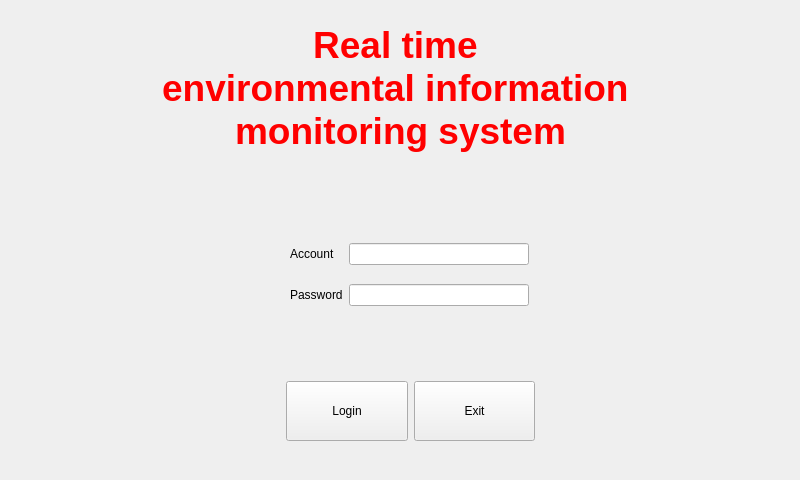
<?xml version="1.0" encoding="UTF-8"?>
<ui version="4.0">
 <class>MainWindow</class>
 <widget class="QMainWindow" name="MainWindow">
  <property name="enabled">
   <bool>true</bool>
  </property>
  <property name="geometry">
   <rect>
    <x>0</x>
    <y>0</y>
    <width>800</width>
    <height>480</height>
   </rect>
  </property>
  <property name="minimumSize">
   <size>
    <width>800</width>
    <height>480</height>
   </size>
  </property>
  <property name="maximumSize">
   <size>
    <width>800</width>
    <height>480</height>
   </size>
  </property>
  <property name="windowTitle">
   <string>公寓信息实时监测系统</string>
  </property>
  <widget class="QWidget" name="centralWidget">
   <widget class="QWidget" name="horizontalLayoutWidget">
    <property name="geometry">
     <rect>
      <x>275</x>
      <y>370</y>
      <width>271</width>
      <height>80</height>
     </rect>
    </property>
    <layout class="QHBoxLayout" name="horizontalLayout">
     <item>
      <widget class="QPushButton" name="login">
       <property name="minimumSize">
        <size>
         <width>120</width>
         <height>60</height>
        </size>
       </property>
       <property name="text">
        <string>Login</string>
       </property>
      </widget>
     </item>
     <item>
      <layout class="QHBoxLayout" name="horizontalLayout_2"/>
     </item>
     <item>
      <widget class="QPushButton" name="exit">
       <property name="minimumSize">
        <size>
         <width>120</width>
         <height>60</height>
        </size>
       </property>
       <property name="text">
        <string>Exit</string>
       </property>
      </widget>
     </item>
    </layout>
   </widget>
   <widget class="QWidget" name="gridLayoutWidget">
    <property name="geometry">
     <rect>
      <x>279</x>
      <y>219</y>
      <width>261</width>
      <height>111</height>
     </rect>
    </property>
    <layout class="QGridLayout" name="gridLayout">
     <item row="0" column="0">
      <widget class="QLabel" name="label_2">
       <property name="text">
        <string>Account</string>
       </property>
      </widget>
     </item>
     <item row="1" column="0">
      <widget class="QLabel" name="label">
       <property name="text">
        <string>Password</string>
       </property>
      </widget>
     </item>
     <item row="0" column="1">
      <widget class="QLineEdit" name="account"/>
     </item>
     <item row="1" column="1">
      <widget class="QLineEdit" name="password">
       <property name="echoMode">
        <enum>QLineEdit::Password</enum>
       </property>
      </widget>
     </item>
    </layout>
   </widget>
   <widget class="QTextBrowser" name="textBrowser">
    <property name="enabled">
     <bool>false</bool>
    </property>
    <property name="geometry">
     <rect>
      <x>5</x>
      <y>20</y>
      <width>791</width>
      <height>181</height>
     </rect>
    </property>
    <property name="autoFillBackground">
     <bool>false</bool>
    </property>
    <property name="frameShape">
     <enum>QFrame::NoFrame</enum>
    </property>
    <property name="html">
     <string>&lt;!DOCTYPE HTML PUBLIC &quot;-//W3C//DTD HTML 4.0//EN&quot; &quot;http://www.w3.org/TR/REC-html40/strict.dtd&quot;&gt;
&lt;html&gt;&lt;head&gt;&lt;meta name=&quot;qrichtext&quot; content=&quot;1&quot; /&gt;&lt;style type=&quot;text/css&quot;&gt;
p, li { white-space: pre-wrap; }
&lt;/style&gt;&lt;/head&gt;&lt;body style=&quot; font-family:'SimSun'; font-size:9pt; font-weight:400; font-style:normal;&quot;&gt;
&lt;p align=&quot;center&quot; style=&quot; margin-top:0px; margin-bottom:0px; margin-left:0px; margin-right:0px; -qt-block-indent:0; text-indent:0px;&quot;&gt;&lt;span style=&quot; font-size:28pt; font-weight:600; color:#ff0000;&quot;&gt;Real time &lt;/span&gt;&lt;/p&gt;
&lt;p align=&quot;center&quot; style=&quot; margin-top:0px; margin-bottom:0px; margin-left:0px; margin-right:0px; -qt-block-indent:0; text-indent:0px;&quot;&gt;&lt;span style=&quot; font-size:28pt; font-weight:600; color:#ff0000;&quot;&gt;environmental information &lt;/span&gt;&lt;/p&gt;
&lt;p align=&quot;center&quot; style=&quot; margin-top:0px; margin-bottom:0px; margin-left:0px; margin-right:0px; -qt-block-indent:0; text-indent:0px;&quot;&gt;&lt;span style=&quot; font-size:28pt; font-weight:600; color:#ff0000;&quot;&gt;monitoring system&lt;/span&gt;&lt;/p&gt;&lt;/body&gt;&lt;/html&gt;</string>
    </property>
   </widget>
  </widget>
 </widget>
 <layoutdefault spacing="6" margin="11"/>
 <resources/>
 <connections/>
</ui>
